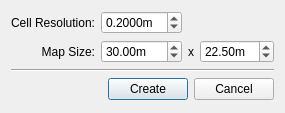
<?xml version="1.0" encoding="UTF-8"?>
<ui version="4.0">
 <class>NewSceneDialog</class>
 <widget class="QDialog" name="NewSceneDialog">
  <property name="geometry">
   <rect>
    <x>0</x>
    <y>0</y>
    <width>273</width>
    <height>113</height>
   </rect>
  </property>
  <property name="windowTitle">
   <string>Dialog</string>
  </property>
  <layout class="QVBoxLayout" name="verticalLayout">
   <item>
    <layout class="QGridLayout" name="gridLayout">
     <item row="0" column="0">
      <widget class="QLabel" name="label">
       <property name="text">
        <string>Cell Resolution:</string>
       </property>
       <property name="alignment">
        <set>Qt::AlignRight|Qt::AlignTrailing|Qt::AlignVCenter</set>
       </property>
      </widget>
     </item>
     <item row="0" column="1">
      <widget class="QDoubleSpinBox" name="sbResolution">
       <property name="suffix">
        <string>m</string>
       </property>
       <property name="decimals">
        <number>4</number>
       </property>
       <property name="value">
        <double>0.200000000000000</double>
       </property>
      </widget>
     </item>
     <item row="1" column="0">
      <widget class="QLabel" name="label_2">
       <property name="text">
        <string>Map Size:</string>
       </property>
       <property name="alignment">
        <set>Qt::AlignRight|Qt::AlignTrailing|Qt::AlignVCenter</set>
       </property>
      </widget>
     </item>
     <item row="1" column="1">
      <widget class="QDoubleSpinBox" name="sbWidth">
       <property name="suffix">
        <string>m</string>
       </property>
       <property name="minimum">
        <double>1.000000000000000</double>
       </property>
       <property name="maximum">
        <double>100.000000000000000</double>
       </property>
       <property name="value">
        <double>30.000000000000000</double>
       </property>
      </widget>
     </item>
     <item row="1" column="2">
      <widget class="QLabel" name="label_3">
       <property name="text">
        <string>x</string>
       </property>
       <property name="alignment">
        <set>Qt::AlignCenter</set>
       </property>
      </widget>
     </item>
     <item row="1" column="3">
      <widget class="QDoubleSpinBox" name="sbHeight">
       <property name="suffix">
        <string>m</string>
       </property>
       <property name="minimum">
        <double>1.000000000000000</double>
       </property>
       <property name="maximum">
        <double>100.000000000000000</double>
       </property>
       <property name="singleStep">
        <double>1.000000000000000</double>
       </property>
       <property name="value">
        <double>22.500000000000000</double>
       </property>
      </widget>
     </item>
    </layout>
   </item>
   <item>
    <widget class="Line" name="line">
     <property name="orientation">
      <enum>Qt::Horizontal</enum>
     </property>
    </widget>
   </item>
   <item>
    <layout class="QHBoxLayout" name="horizontalLayout">
     <item>
      <spacer name="horizontalSpacer">
       <property name="orientation">
        <enum>Qt::Horizontal</enum>
       </property>
       <property name="sizeHint" stdset="0">
        <size>
         <width>258</width>
         <height>20</height>
        </size>
       </property>
      </spacer>
     </item>
     <item>
      <widget class="QPushButton" name="btnCreate">
       <property name="text">
        <string>Create</string>
       </property>
       <property name="default">
        <bool>true</bool>
       </property>
      </widget>
     </item>
     <item>
      <widget class="QPushButton" name="btnCancel">
       <property name="text">
        <string>Cancel</string>
       </property>
      </widget>
     </item>
    </layout>
   </item>
  </layout>
 </widget>
 <tabstops>
  <tabstop>sbResolution</tabstop>
  <tabstop>sbWidth</tabstop>
  <tabstop>sbHeight</tabstop>
  <tabstop>btnCreate</tabstop>
  <tabstop>btnCancel</tabstop>
 </tabstops>
 <resources/>
 <connections>
  <connection>
   <sender>btnCreate</sender>
   <signal>clicked()</signal>
   <receiver>NewSceneDialog</receiver>
   <slot>accept()</slot>
   <hints>
    <hint type="sourcelabel">
     <x>126</x>
     <y>93</y>
    </hint>
    <hint type="destinationlabel">
     <x>78</x>
     <y>93</y>
    </hint>
   </hints>
  </connection>
  <connection>
   <sender>btnCancel</sender>
   <signal>clicked()</signal>
   <receiver>NewSceneDialog</receiver>
   <slot>reject()</slot>
   <hints>
    <hint type="sourcelabel">
     <x>215</x>
     <y>93</y>
    </hint>
    <hint type="destinationlabel">
     <x>269</x>
     <y>95</y>
    </hint>
   </hints>
  </connection>
 </connections>
</ui>
